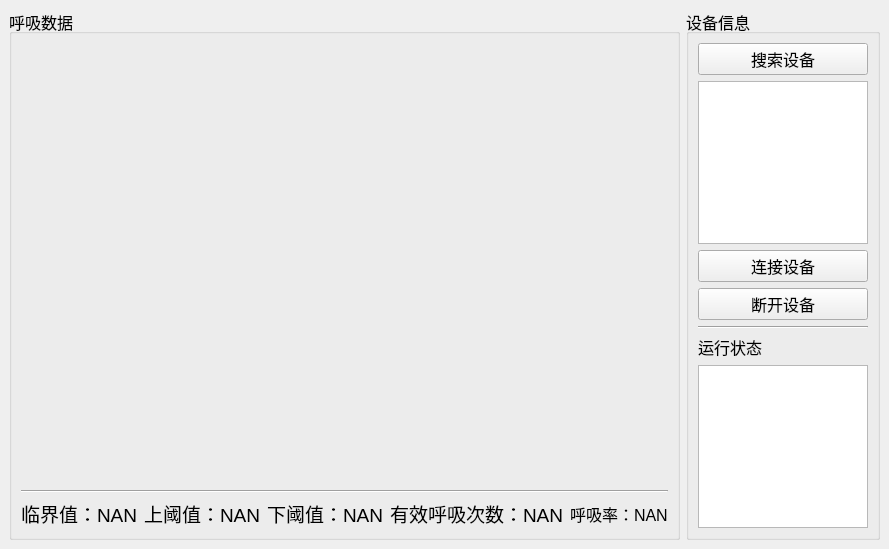
<?xml version="1.0" encoding="UTF-8"?>
<ui version="4.0">
 <class>MainWindow</class>
 <widget class="QMainWindow" name="MainWindow">
  <property name="geometry">
   <rect>
    <x>0</x>
    <y>0</y>
    <width>889</width>
    <height>549</height>
   </rect>
  </property>
  <property name="windowTitle">
   <string>MainWindow</string>
  </property>
  <widget class="QWidget" name="centralwidget">
   <layout class="QHBoxLayout" name="horizontalLayout" stretch="8,4">
    <item>
     <layout class="QVBoxLayout" name="verticalLayout">
      <item>
       <widget class="QGroupBox" name="groupBox_2">
        <property name="font">
         <font>
          <pointsize>12</pointsize>
         </font>
        </property>
        <property name="title">
         <string>呼吸数据</string>
        </property>
        <layout class="QVBoxLayout" name="verticalLayout_4">
         <item>
          <layout class="QHBoxLayout" name="horizontalLayout_3" stretch="0,1">
           <item>
            <spacer name="verticalSpacer">
             <property name="orientation">
              <enum>Qt::Orientation::Vertical</enum>
             </property>
             <property name="sizeType">
              <enum>QSizePolicy::Policy::Expanding</enum>
             </property>
             <property name="sizeHint" stdset="0">
              <size>
               <width>0</width>
               <height>0</height>
              </size>
             </property>
            </spacer>
           </item>
           <item>
            <widget class="QWidget" name="widget" native="true"/>
           </item>
          </layout>
         </item>
         <item>
          <widget class="Line" name="line">
           <property name="orientation">
            <enum>Qt::Orientation::Horizontal</enum>
           </property>
          </widget>
         </item>
         <item>
          <layout class="QHBoxLayout" name="horizontalLayout_2">
           <item>
            <widget class="QLabel" name="label_2">
             <property name="font">
              <font>
               <pointsize>14</pointsize>
              </font>
             </property>
             <property name="text">
              <string>临界值：NAN</string>
             </property>
            </widget>
           </item>
           <item>
            <widget class="QLabel" name="label">
             <property name="font">
              <font>
               <pointsize>14</pointsize>
              </font>
             </property>
             <property name="text">
              <string>上阈值：NAN</string>
             </property>
            </widget>
           </item>
           <item>
            <widget class="QLabel" name="label_3">
             <property name="font">
              <font>
               <pointsize>14</pointsize>
              </font>
             </property>
             <property name="text">
              <string>下阈值：NAN</string>
             </property>
            </widget>
           </item>
           <item>
            <widget class="QLabel" name="label_4">
             <property name="font">
              <font>
               <pointsize>14</pointsize>
              </font>
             </property>
             <property name="text">
              <string>有效呼吸次数：NAN</string>
             </property>
            </widget>
           </item>
           <item>
            <widget class="QLabel" name="label_5">
             <property name="font">
              <font>
               <pointsize>12</pointsize>
              </font>
             </property>
             <property name="text">
              <string>呼吸率：NAN</string>
             </property>
            </widget>
           </item>
          </layout>
         </item>
        </layout>
       </widget>
      </item>
     </layout>
    </item>
    <item>
     <layout class="QVBoxLayout" name="verticalLayout_2">
      <item>
       <widget class="QGroupBox" name="groupBox">
        <property name="font">
         <font>
          <pointsize>12</pointsize>
         </font>
        </property>
        <property name="title">
         <string>设备信息</string>
        </property>
        <layout class="QVBoxLayout" name="verticalLayout_3">
         <item>
          <widget class="QPushButton" name="pushButton">
           <property name="text">
            <string>搜索设备</string>
           </property>
          </widget>
         </item>
         <item>
          <widget class="QListWidget" name="listWidget">
           <property name="sizePolicy">
            <sizepolicy hsizetype="Expanding" vsizetype="Preferred">
             <horstretch>0</horstretch>
             <verstretch>0</verstretch>
            </sizepolicy>
           </property>
          </widget>
         </item>
         <item>
          <widget class="QPushButton" name="pushButton_2">
           <property name="text">
            <string>连接设备</string>
           </property>
          </widget>
         </item>
         <item>
          <widget class="QPushButton" name="pushButton_3">
           <property name="text">
            <string>断开设备</string>
           </property>
          </widget>
         </item>
         <item>
          <widget class="Line" name="line_2">
           <property name="orientation">
            <enum>Qt::Orientation::Horizontal</enum>
           </property>
          </widget>
         </item>
         <item>
          <widget class="QLabel" name="label_6">
           <property name="text">
            <string>运行状态</string>
           </property>
          </widget>
         </item>
         <item>
          <widget class="QTextBrowser" name="textBrowser">
           <property name="sizePolicy">
            <sizepolicy hsizetype="Expanding" vsizetype="Preferred">
             <horstretch>0</horstretch>
             <verstretch>0</verstretch>
            </sizepolicy>
           </property>
          </widget>
         </item>
        </layout>
       </widget>
      </item>
     </layout>
    </item>
   </layout>
  </widget>
 </widget>
 <resources/>
 <connections/>
</ui>
